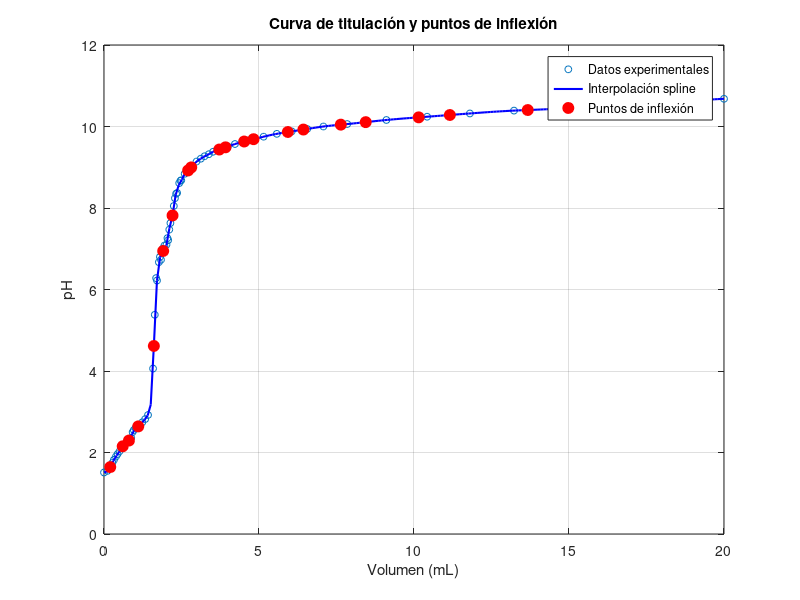

MATLAB code for this plot: (Note: this script raises an error after producing the figure.)
% Datos de volumen y pH
volumen = [0, 0.1120, 0.1720, 0.2280, 0.2720, 0.3200, 0.3840, 0.4360, 0.5020, 0.5780, ...
           0.6680, 0.7640, 0.8760, 0.9240, 0.9620, 1.0140, 1.1260, 1.2340, 1.3280, 1.4200, ...
           1.5820, 1.6380, 1.6820, 1.7100, 1.7700, 1.8040, 1.8380, 1.8600, 1.8940, 1.9220, ...
           1.9500, 2.0160, 2.0460, 2.0700, 2.1060, 2.1420, 2.2160, 2.2520, 2.2880, 2.3260, ...
           2.3580, 2.4260, 2.4660, 2.4920, 2.6020, 2.7300, 2.8500, 2.9840, 3.1220, 3.2440, ...
           3.3820, 3.5180, 3.6580, 3.7780, 3.9940, 4.2240, 4.4620, 4.6740, 5.1480, 5.5740, ...
           6.0560, 6.5540, 7.0780, 7.8460, 9.1100, 10.4240, 11.8020, 13.2260, 14.6600, 15.9920, ...
           17.1900, 18.4240, 20.0000];

ph = [1.51, 1.55, 1.62, 1.67, 1.75, 1.82, 1.90, 1.96, 2.03, 2.13, ...
      2.20, 2.29, 2.36, 2.50, 2.55, 2.60, 2.65, 2.74, 2.82, 2.92, ...
      4.06, 5.38, 6.28, 6.22, 6.67, 6.80, 6.73, 6.91, 7.00, 6.93, ...
      7.08, 7.10, 7.26, 7.21, 7.47, 7.63, 7.84, 8.05, 8.24, 8.35, ...
      8.37, 8.61, 8.67, 8.68, 8.84, 8.93, 9.03, 9.14, 9.21, 9.27, ...
      9.32, 9.38, 9.42, 9.45, 9.51, 9.57, 9.62, 9.66, 9.75, 9.82, ...
      9.88, 9.94, 10.00, 10.06, 10.16, 10.24, 10.32, 10.39, 10.44, 10.52, ...
      10.56, 10.61, 10.68];

% Interpolación suave de la curva
vol_interp = linspace(min(volumen), max(volumen), 200);
ph_interp = interp1(volumen, ph, vol_interp, 'spline');

% Cálculo de derivadas
d1 = gradient(ph_interp, vol_interp); % Primera derivada
d2 = gradient(d1, vol_interp);        % Segunda derivada

% Encontrar puntos de inflexión (cuando d2 cambia de signo)
inflexion_idx = find(diff(sign(d2)) ~= 0);
inflexion_vol = vol_interp(inflexion_idx);
inflexion_ph = ph_interp(inflexion_idx);

% Graficar la curva de titulación con los puntos de inflexión
figure;
plot(volumen, ph, 'o', 'MarkerSize', 5, 'DisplayName', 'Datos experimentales'); % Datos originales
hold on;
plot(vol_interp, ph_interp, 'b-', 'LineWidth', 1.5, 'DisplayName', 'Interpolación spline'); % Curva suavizada
plot(inflexion_vol, inflexion_ph, 'ro', 'MarkerSize', 8, 'MarkerFaceColor', 'r', 'DisplayName', 'Puntos de inflexión'); % Puntos de inflexión

% Personalización de la gráfica
xlabel('Volumen (mL)');
ylabel('pH');
title('Curva de titulación y puntos de inflexión');
legend;
grid on;
hold off;

% Mostrar puntos de inflexión en la consola
disp('Puntos de inflexión encontrados:');
disp(table(inflexion_vol', inflexion_ph', 'VariableNames', {'Volumen', 'pH'}));
%%%%%%%%%%

% Interpolación suave de la curva
vol_interp = linspace(min(volumen), max(volumen), 200);
ph_interp = interp1(volumen, ph, vol_interp, 'spline');

% Cálculo de derivadas
d1 = gradient(ph_interp, vol_interp); % Primera derivada
d2 = gradient(d1, vol_interp);        % Segunda derivada

% Encontrar puntos de inflexión (cuando d2 cambia de signo)
inflexion_idx = find(diff(sign(d2)) ~= 0);
inflexion_vol = vol_interp(inflexion_idx);
inflexion_ph = ph_interp(inflexion_idx);
inflexion_d2 = abs(d2(inflexion_idx));  % Magnitud de la segunda derivada

% Ordenar por la magnitud de la segunda derivada (los más pronunciados primero)
[~, sort_idx] = sort(inflexion_d2, 'descend');
top_2_idx = sort_idx(1:2);  % Seleccionamos los dos más pronunciados

% Obtener los dos puntos de inflexión más pronunciados
top_inflexion_vol = inflexion_vol(top_2_idx);
top_inflexion_ph = inflexion_ph(top_2_idx);

% Graficar la curva de titulación con los dos puntos de inflexión más pronunciados
figure;
plot(volumen, ph, 'o', 'MarkerSize', 5, 'DisplayName', 'Datos experimentales'); % Datos originales
hold on;
plot(vol_interp, ph_interp, 'b-', 'LineWidth', 1.5, 'DisplayName', 'Interpolación spline'); % Curva suavizada
plot(top_inflexion_vol, top_inflexion_ph, 'ro', 'MarkerSize', 10, 'MarkerFaceColor', 'r', 'DisplayName', '2 Puntos de inflexión más pronunciados'); % Puntos de inflexión

% Personalización de la gráfica
xlabel('Volumen (mL)');
ylabel('pH');
title('Curva de titulación y 2 puntos de inflexión más pronunciados');
legend;
grid on;
hold off;

% Mostrar los dos puntos de inflexión más pronunciados en la consola
disp('Los dos puntos de inflexión más pronunciados son:');
disp(table(top_inflexion_vol', top_inflexion_ph', 'VariableNames', {'Volumen', 'pH'}));

%%%%%%%%%%%%%

% Interpolación de la curva
vol_interp = linspace(min(volumen), max(volumen), 200);
ph_interp = interp1(volumen, ph, vol_interp, 'spline');

% Cálculo de la primera derivada
d1 = gradient(ph_interp, vol_interp); 

% Encontrar los dos valores máximos de la primera derivada
[~, max_idx] = sort(d1, 'descend'); % Ordenar índices de d1 en orden descendente
top_2_idx = max_idx(1:2); % Seleccionar los dos puntos con mayor pendiente

% Obtener los dos puntos de equivalencia
equiv_vol = vol_interp(top_2_idx);
equiv_ph = ph_interp(top_2_idx);

% Graficar la curva de titulación con los puntos de equivalencia
figure;
plot(volumen, ph, 'o', 'MarkerSize', 5, 'DisplayName', 'Datos experimentales'); % Datos originales
hold on;
plot(vol_interp, ph_interp, 'b-', 'LineWidth', 1.5, 'DisplayName', 'Interpolación spline'); % Curva suavizada
plot(equiv_vol, equiv_ph, 'go', 'MarkerSize', 10, 'MarkerFaceColor', 'g', 'DisplayName', 'Puntos de equivalencia'); % Puntos de equivalencia

% Personalización de la gráfica
xlabel('Volumen (mL)');
ylabel('pH');
title('Curva de titulación y puntos de equivalencia');
legend;
grid on;
hold off;

% Mostrar los valores de los puntos de equivalencia en la consola
disp('Los dos puntos de equivalencia son:');
disp(table(equiv_vol', equiv_ph', 'VariableNames', {'Volumen', 'pH'}));
